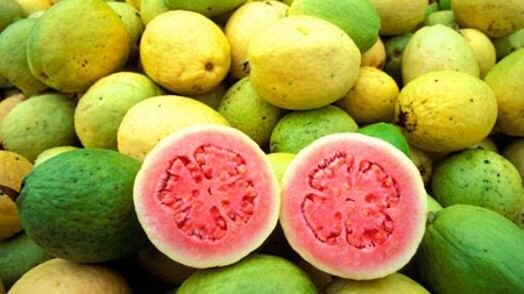
#> input picture testes/image/goiaba-43.jpg, 524 x 294 px
$ python GoiabaOtsu.py
#> lines starting #> are read from the running program, lines starting #| are printed output that depends on the picture; after the words box and inside, x2 and y2 are one past the last pixel; in counts of white or black regions, pixels touching at a corner belong together; long printed decimals are rounded
import matplotlib.pyplot as plt
import cv2
import skimage
import numpy as np
from skimage.metrics import peak_signal_noise_ratio

fruit_BGR = cv2.imread('./image/goiaba-43.jpg')
#> fruit_BGR is the input picture: shape (294, 524, 3); mean B, G, R 64.6, 148.1, 164.7
fruit_RGB = cv2.cvtColor(fruit_BGR, cv2.COLOR_BGR2RGB)
fruit_gray = cv2.cvtColor(fruit_BGR, cv2.COLOR_BGR2GRAY)
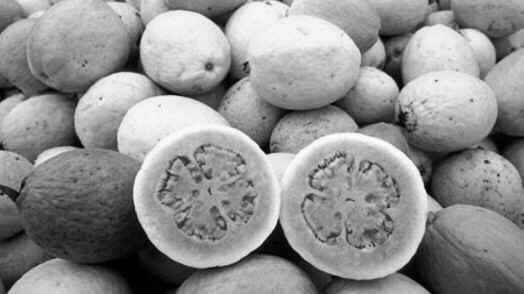
#> fruit_gray: shape (294, 524); min 0, max 253, mean 143.5

plt.figure()
plt.imshow(fruit_RGB)
plt.axis('off')
plt.title('Original Image')

# In order to add a black background to the ground truth, need to import the alpha channel (represents the degree of
# transparency) -> BGRA
ground_truth_BGRA = cv2.imread('./image/groundtruth.png', cv2.IMREAD_UNCHANGED)
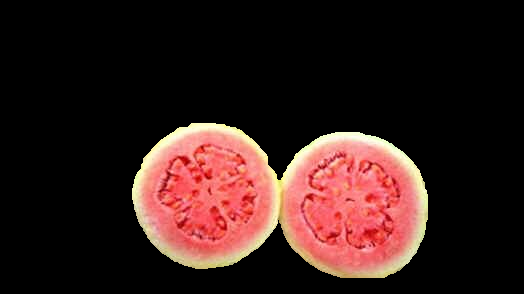
#> input picture testes/image/groundtruth.png, 524 x 294 px
#> ground_truth_BGRA is the input picture: shape (294, 524, 4); mean B, G, R, A 27.2, 30.1, 53.2, 55.7

# Make mask of where the transparent bits are and replace with black bits
trans_mask = ground_truth_BGRA[:, :, 3] == 0
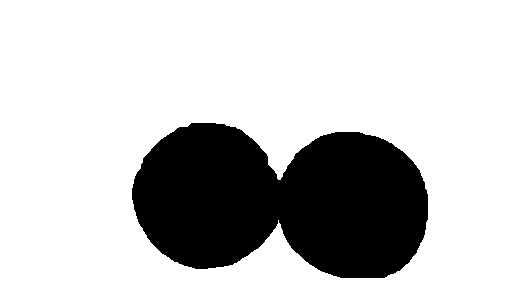
#> trans_mask: shape (294, 524) bool; 77.6% white; 1 black region, box (x1, y1, x2, y2) and area: (132, 123, 428, 278) 34432
ground_truth_BGRA[trans_mask] = [0, 0, 0, 0]
ground_truth_RGB = cv2.cvtColor(ground_truth_BGRA, cv2.COLOR_BGRA2RGB)  # New image without alpha channel


# Otsu's Method
# Calculate the Otsu's Threshold
threshold_otsu, result_otsu = cv2.threshold(fruit_gray, 0, 255, cv2.THRESH_OTSU)
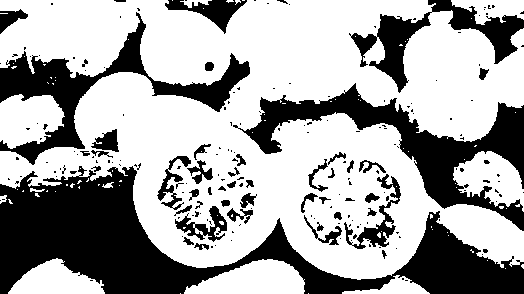
#> result_otsu: shape (294, 524); 65.1% white; 202 black regions (155 under 20 px), largest, box (x1, y1, x2, y2) and area: (0, 166, 524, 294) 24623, (233, 83, 524, 231) 10188, (0, 12, 250, 165) 7530
#> threshold_otsu = 127
print("Obtained Threshold: ", threshold_otsu)
#| Obtained Threshold:  127.0
result_otsu_RGB = cv2.cvtColor(result_otsu, cv2.COLOR_GRAY2RGB)

mask = np.zeros(fruit_RGB.shape[:2], dtype="uint8")  # All zeros -> zero is black
cv2.circle(mask, (210, 196), 73, 255, -1)
#> mask: shape (294, 524); 10.9% white; 1 white region, box (x1, y1, x2, y2) and area: (137, 123, 284, 270) 16729
cv2.circle(mask, (350, 205), 75, 255, -1)
#> mask: shape (294, 524); 22.2% white; 1 white region, box (x1, y1, x2, y2) and area: (137, 123, 426, 281) 34158
result = cv2.bitwise_and(result_otsu_RGB, result_otsu_RGB, mask=mask)
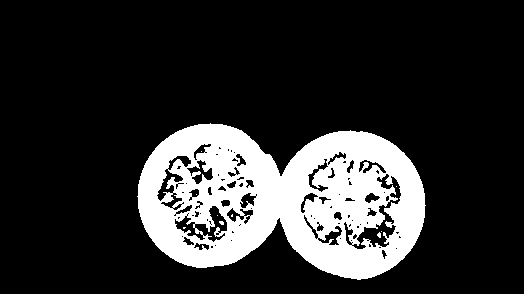
#> result: shape (294, 524, 3); 18.7% white; 10 white regions (9 under 20 px), largest, box (x1, y1, x2, y2) and area: (137, 123, 426, 280) 28687

# Final Image
plt.figure()
plt.subplot(2, 1, 1)
plt.imshow(result_otsu_RGB)
plt.axis('off')
plt.title("Thresholded with Otsu's Method")

plt.subplot(2, 1, 2)
plt.imshow(result)
plt.axis('off')
plt.title("Thresholded with Otsu's Method and then applied a mask")
plt.show()

# Metric
SNR_otsu = skimage.metrics.peak_signal_noise_ratio(ground_truth_RGB, result_otsu_RGB)
#> SNR_otsu = 3.01
print("The peak signal to noise ratio, for Otsu's method without a mask, is:", SNR_otsu)
#| The peak signal to noise ratio, for Otsu's method without a mask, is: 3.013

SNR = skimage.metrics.peak_signal_noise_ratio(ground_truth_RGB, result)
#> SNR = 13.47
print("The peak signal to noise ratio, for Otsu's method with a mask, is:", SNR)
#| The peak signal to noise ratio, for Otsu's method with a mask, is: 13.469

# Intersection over union -> quantify the percent overlap between the ground truth and the segmented image (1 is 100%).
intersection_otsu = np.logical_and(ground_truth_RGB, result_otsu_RGB)
#> intersection_otsu: shape (294, 524, 3) bool; 19.1% white; 10 white regions (9 under 20 px), largest, box (x1, y1, x2, y2) and area: (133, 123, 428, 278) 29377
union_otsu = np.logical_or(ground_truth_RGB, result_otsu_RGB)
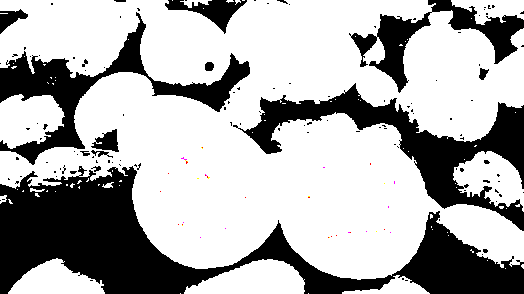
#> union_otsu: shape (294, 524, 3) bool; mean R, G, B 0.684, 0.684, 0.684
iou_score_otsu = (np.sum(intersection_otsu) / np.sum(union_otsu)) * 100
#> iou_score_otsu = 27.93
print("Intersection over union (percent) for segmented image without a mask:", iou_score_otsu)
#| Intersection over union (percent) for segmented image without a mask: 27.932

intersection = np.logical_and(ground_truth_RGB, result)
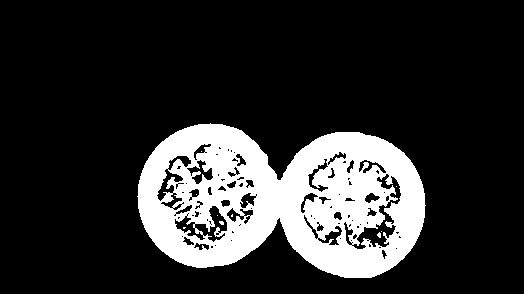
#> intersection: shape (294, 524, 3) bool; 18.5% white; 10 white regions (9 under 20 px), largest, box (x1, y1, x2, y2) and area: (137, 123, 426, 278) 28403
union = np.logical_or(ground_truth_RGB, result)
iou_score = (np.sum(intersection) / np.sum(union)) * 100
#> iou_score = 82.02
print("Intersection over union (percent) for segmented image with a mask:", iou_score)
#| Intersection over union (percent) for segmented image with a mask: 82.018
